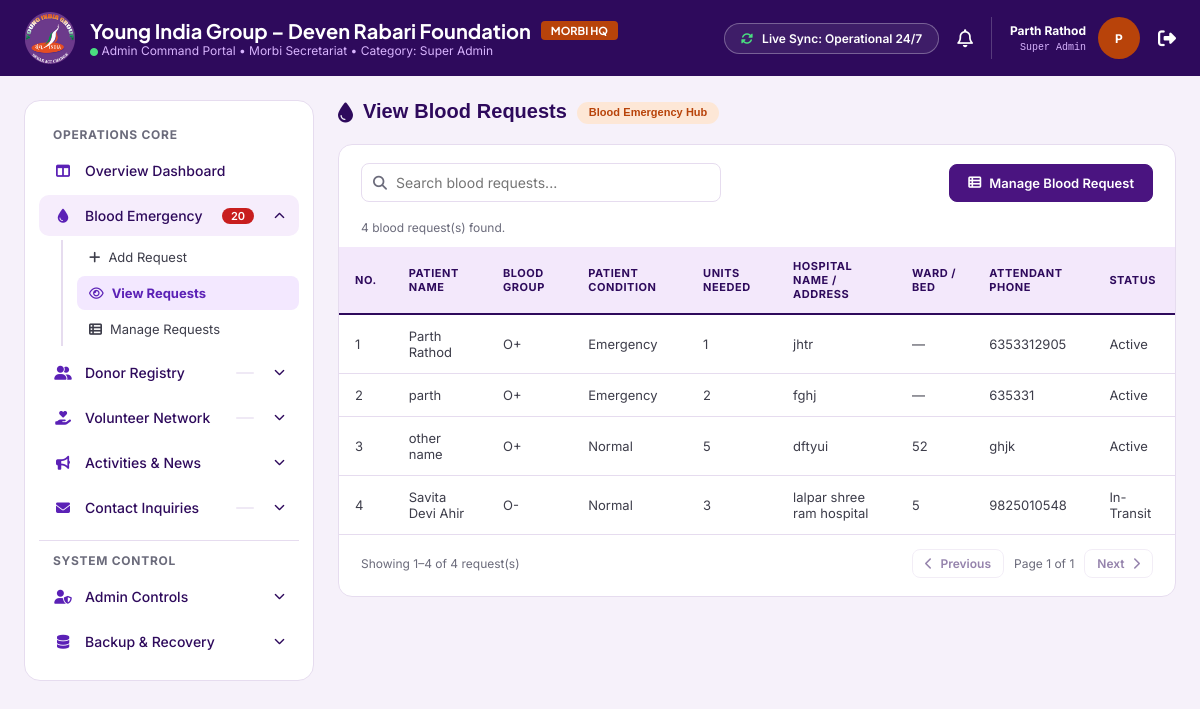
Screenshot of /admin/view-blood-request.php (signed in) with the database file from the repository.
### tables this page shows
CREATE TABLE `blood_requests` (
  `id` int UNSIGNED NOT NULL,
  `patient` varchar(120) NOT NULL,
  `blood_group` enum('O-','O+','A-','A+','B-','B+','AB-','AB+') NOT NULL,
  `patient_condition` enum('Emergency','Normal') NOT NULL DEFAULT 'Normal',
  `units` tinyint UNSIGNED NOT NULL,
  `hospital_address` varchar(255) NOT NULL,
  `ward` varchar(120) DEFAULT NULL COMMENT 'Ward / Bed',
  `contact` varchar(20) NOT NULL COMMENT 'Attendant phone',
  `runner` varchar(100) DEFAULT NULL COMMENT 'Runner / Coordinator',
  `status` enum('Active','In-Transit','Fulfilled') NOT NULL DEFAULT 'Active',
  `fulfilled_at` datetime DEFAULT NULL,
  `created_by` int UNSIGNED DEFAULT NULL,
  `created_at` timestamp NOT NULL DEFAULT CURRENT_TIMESTAMP,
  `updated_at` timestamp NOT NULL DEFAULT CURRENT_TIMESTAMP ON UPDATE CURRENT_TIMESTAMP
);

### admin/inc/auth.php (called while the page is built, shortened)
<?php
function is_logged_in(): bool
{
    if (!empty($_SESSION['admin'])) {
        return true;
    }
    return login_from_remember_cookie();
}
function current_admin(): ?array
{
    return is_logged_in() ? $_SESSION['admin'] : null;
}

### admin/view-blood-request.php (the view, shortened to what this page needs)
<?php
require_once __DIR__ . '/inc/auth.php';
$pdo = db();
function escapeOutput($value): string
{
    return htmlspecialchars((string) ($value ?? ''), ENT_QUOTES, 'UTF-8');
}
$requests = [];
$loadError = false;
try {
    $stmt = $pdo->query(
        'SELECT patient, blood_group, patient_condition, units,
                hospital_address, ward, contact, status
         FROM blood_requests
         ORDER BY created_at DESC'
    );
    $requests = $stmt->fetchAll(PDO::FETCH_ASSOC);
} catch (PDOException $e) {
    error_log('Could not load blood requests: ' . $e->getMessage());
    $loadError = true;
}
?>
<!DOCTYPE html>
<html lang="en">
<?php include __DIR__ . '/inc/head.php'; ?>
<body>
  <?php include __DIR__ . '/inc/header.php'; ?>
  <div class="adm-shell">
    <?php include __DIR__ . '/inc/sidebar.php'; ?>
    <main class="adm-main">
      <div class="adm-view" id="view">
        <section class="adm-page" id="page-blood-view">
          <div class="adm-page-head">
            <h2>
              <i class="fa-solid fa-droplet"></i>
              <span>View Blood Requests</span>
              <span class="adm-chip">Blood Emergency Hub</span>
            </h2>
          </div>
          <div class="adm-panel">
            <div class="adm-toolbar">
              <label class="adm-search">
                <i class="fa-solid fa-magnifying-glass"></i>
                <input
                  type="search"
                  id="bloodSearch"
                  placeholder="Search blood requests..."
                  aria-label="Search blood requests"
                >
              </label>
              <div class="adm-actions">
                <a class="adm-btn adm-btn--primary" href="manage-blood-request.php">
                  <i class="fa-solid fa-table-list"></i> Manage Blood Request
                </a>
              </div>
            </div>
            <?php if ($loadError): ?>
              <div class="adm-info" role="alert">
                Could not load blood requests. Please try again later.
              </div>
            <?php else: ?>
              <div class="adm-info">
                <span id="resultInfo"><?= count($requests) ?> blood request(s) found.</span>
              </div>
              <div class="adm-table-wrap">
                <table class="adm-table">
                  <thead>
                    <tr>
                      <th>No.</th>
                      <th>Patient Name</th>
                      <th>Blood Group</th>
                      <th>Patient Condition</th>
                      <th>Units Needed</th>
                      <th>Hospital Name / Address</th>
                      <th>Ward / Bed</th>
                      <th>Attendant Phone</th>
                      <th>Status</th>
                    </tr>
                  </thead>
                  <tbody id="bloodRows">
                    <?php if (!$requests): ?>
                      <tr class="empty-row">
                        <td colspan="9">No blood requests have been added yet.</td>
                      </tr>
                    <?php else: ?>
                      <?php foreach ($requests as $index => $request): ?>
                        <tr class="blood-row">
                          <td><?= $index + 1 ?></td>
                          <td><?= escapeOutput($request['patient']) ?></td>
                          <td><?= escapeOutput($request['blood_group']) ?></td>
                          <td><?= escapeOutput($request['patient_condition']) ?></td>
                          <td><?= escapeOutput($request['units']) ?></td>
                          <td><?= escapeOutput($request['hospital_address']) ?></td>
                          <td><?= escapeOutput($request['ward'] ?: '—') ?></td>
                          <td><?= escapeOutput($request['contact']) ?></td>
                          <td><?= escapeOutput($request['status']) ?></td>
                        </tr>
                      <?php endforeach; ?>
                    <?php endif; ?>
                  </tbody>
                </table>
              </div>
              <div class="adm-info adm-info--bottom">
                <span id="pageInfo"></span>
                <div class="adm-pager">
                  <button type="button" class="adm-btn adm-btn--sm" id="previousPage">
                    <i class="fa-solid fa-chevron-left"></i> Previous
                  </button>
                  <span id="pageNumber"></span>
                  <button type="button" class="adm-btn adm-btn--sm" id="nextPage">
                    Next <i class="fa-solid fa-chevron-right"></i>
                  </button>
                </div>
              </div>
            <?php endif; ?>
          </div>
        </section>
      </div>
    </main>
  </div>
</body>
</html>

### admin/inc/header.php (shortened to what this page needs)
<?php
require_once __DIR__ . '/auth.php';
$admin = current_admin() ?? [];
$adminName = $admin['name'] ?? 'Admin';
$adminRole = $admin['role'] ?? 'Admin';
?>
<header class="adm-top">
  <div class="adm-top__brand">
    <img src="../assets/logo.png" alt="Young India Group logo">
    <div>
      <h1>
        Young India Group – Deven Rabari Foundation
        <span class="adm-tag">MORBI HQ</span>
      </h1>
      <small>
        <i class="fa-solid fa-circle" style="color:#4ade80;font-size:8px"></i>
        Admin Command Portal • Morbi Secretariat • Category:
        <?= htmlspecialchars($adminRole, ENT_QUOTES, 'UTF-8') ?>
      </small>
    </div>
  </div>
  <div class="adm-top__right">
    <span class="adm-sync">
      <i class="fa-solid fa-rotate"></i> Live Sync: Operational 24/7
    </span>
    <button class="adm-bell" id="bellBtn" aria-label="Notifications">
      <i class="fa-regular fa-bell"></i>
    </button>
    <div class="adm-user">
      <div>
        <strong><?= htmlspecialchars($adminName, ENT_QUOTES, 'UTF-8') ?></strong>
        <small><?= htmlspecialchars($adminRole, ENT_QUOTES, 'UTF-8') ?></small>
      </div>
      <span class="adm-avatar">
        <?= htmlspecialchars(strtoupper(substr($adminName, 0, 1)), ENT_QUOTES, 'UTF-8') ?>
      </span>
    </div>
<form id="logoutForm" method="post" action="logout.php">
  <button id="logoutBtn" type="button" class="adm-logout" aria-label="Logout">
    <i class="fa-solid fa-right-from-bracket"></i>
  </button>
</form>
  </div>
</header>

### rows the page displays
blood_requests: patient "Parth Rathod", patient "P", blood_group "O+", patient_condition "Emergency", units "1", hospital_address "jhtr", ward "—", contact "6353312905", status "Active"
blood_requests: patient "parth", blood_group "O+", patient_condition "Emergency", units "2", hospital_address "fghj", ward "—", contact "635331", status "Active"
blood_requests: patient "other name", blood_group "O+", patient_condition "Normal", units "5", hospital_address "dftyui", ward "52", contact "ghjk", status "Active"
blood_requests: patient "Savita Devi Ahir", blood_group "O-", patient_condition "Normal", units "3", hospital_address "lalpar shree ram hospital", ward "5", contact "9825010548", status "In-Transit"

### other values shown
$adminRole "Super Admin"
